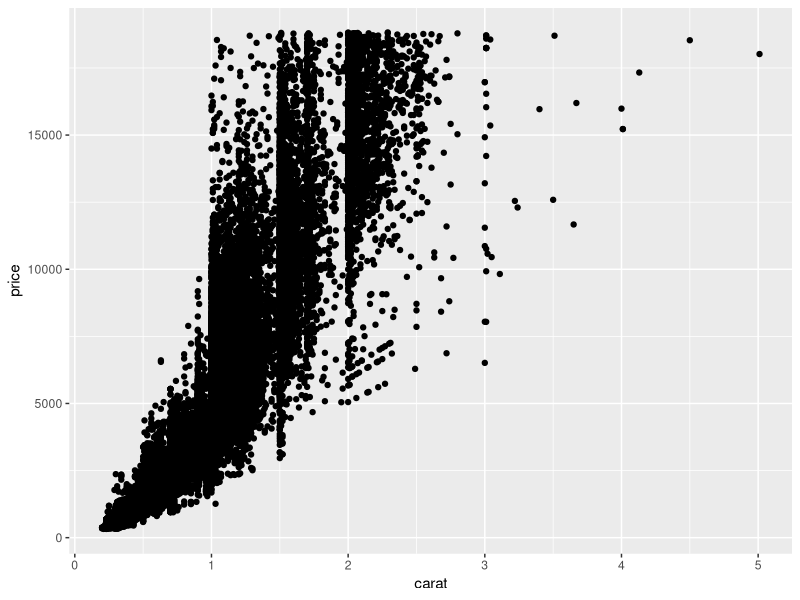
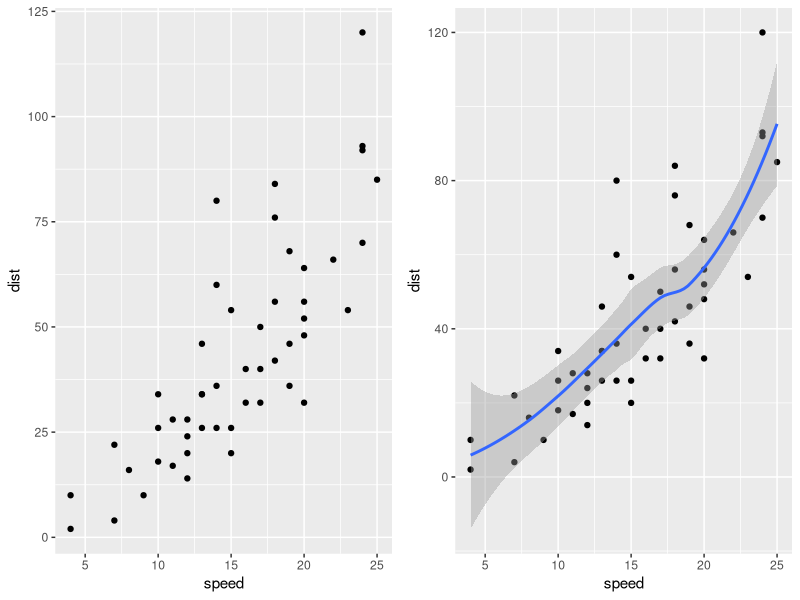
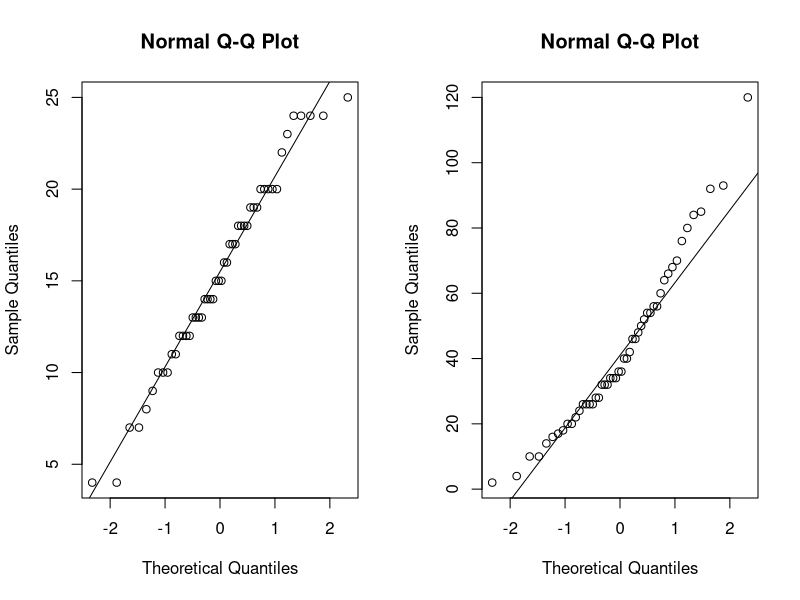
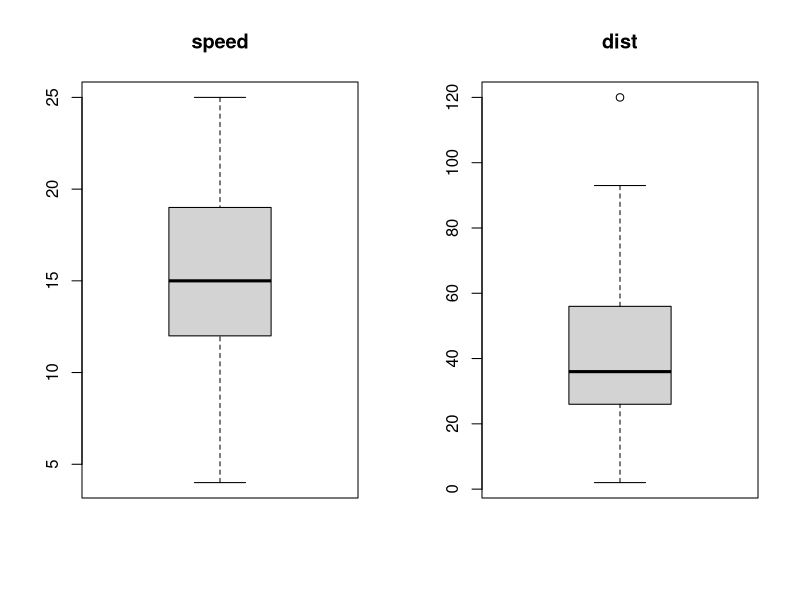
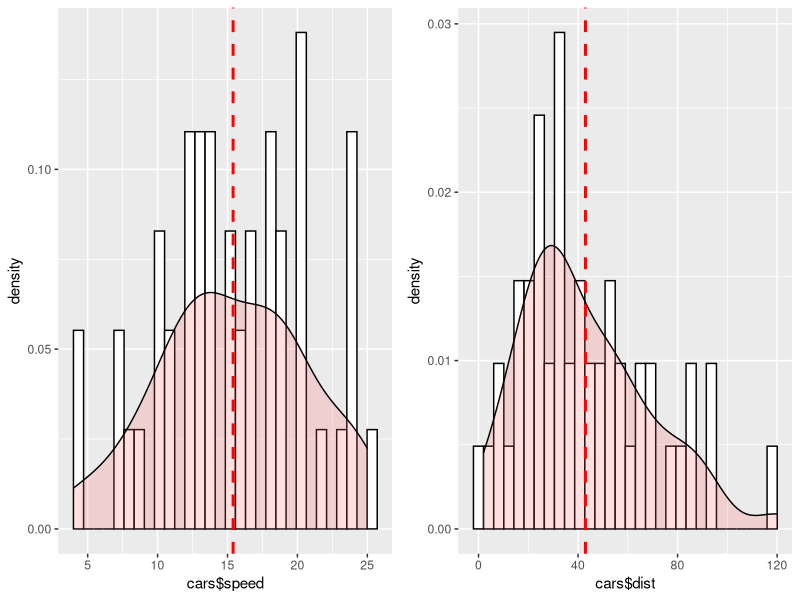
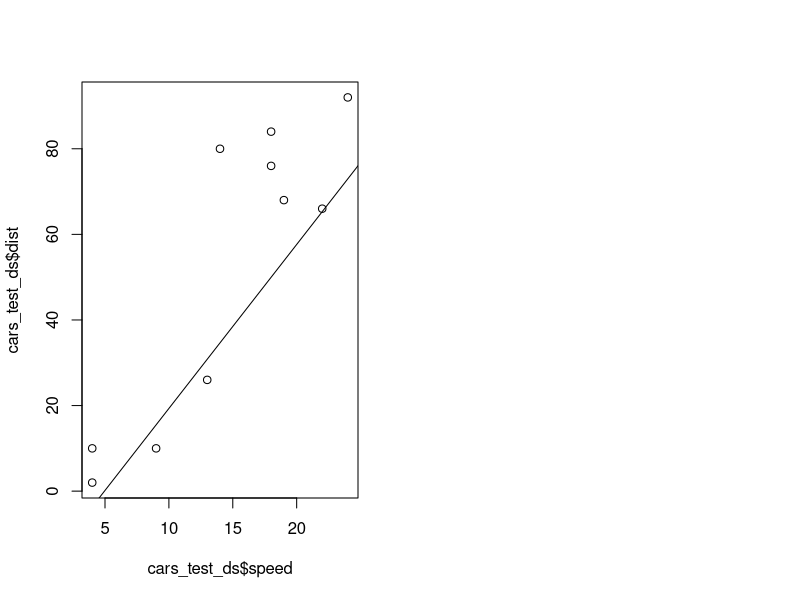
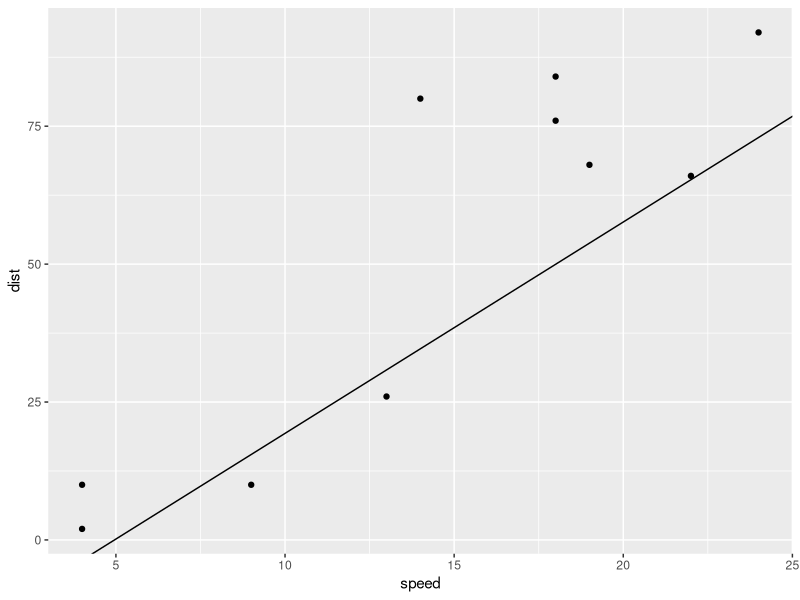

These figures' R source, in order:
## ---- chunk 1
knitr::opts_chunk$set(echo = TRUE)
## ---- chunk 2
#install.packages("tidyverse")
#install.packages("gridExtra")
library(tidyverse)
library(gridExtra)
## ---- chunk 3
diamonds

ggplot(diamonds, aes(x=carat, y=price)) +
  geom_point()

## ---- chunk 4
head(cars)
str(cars)


p1 <- ggplot(cars, aes(x=speed, y=dist)) +
  geom_point()

p2 <- ggplot(cars, aes(x=speed, y=dist)) +
  geom_point() +
  geom_smooth()

grid.arrange(p1, p2, ncol=2)


#normality check
par(mfrow=c(1,2))
qqnorm(cars$speed)
qqline(cars$speed)
qqnorm(cars$dist)
qqline(cars$dist)

#outliers
par(mfrow=c(1,2))
boxplot(cars$speed, main="speed")
boxplot(cars$dist, main="dist")


#check normal distribution
p1 <- ggplot(data = NULL, aes(x = cars$speed)) +
        geom_histogram(aes(y = ..density..), colour="black", fill="white") +
        geom_density(alpha=.2, fill="#FF6666") +
        geom_vline(aes(xintercept=mean(cars$speed, na.rm = T)), color="red", linetype="dashed", size=1)

p2 <- ggplot(data = NULL, aes(x = cars$dist)) +
        geom_histogram(aes(y = ..density..), colour="black", fill="white") +
        geom_density(alpha=.2, fill="#FF6666") +
        geom_vline(aes(xintercept=mean(cars$dist, na.rm = T)), color="red", linetype="dashed", size=1)

grid.arrange(p1, p2, ncol=2)

#correlation
cor(cars$speed, cars$dist)

#Simple linear model
#response~independent
model_simplelm <- lm(dist~speed, data = cars)
summary(model_simplelm)

## ---- chunk 5
set.seed(123)
#split training and sample data
cars_training_index <- sample(1:nrow(cars), 0.8*nrow(cars))
cars_training_ds <- cars[cars_training_index,]
cars_test_ds <- cars[-cars_training_index,]

#buil model based on training data
cars_training_lm <- lm(dist~speed, data = cars_training_ds)
#test data prediction
cars_test_ds_dist_prediction <- predict(cars_training_lm, cars_test_ds)

#new data frame to display result
cars_ext <- data.frame(Existing_Distance = cars_test_ds$dist, Prediction_Distance = cars_test_ds_dist_prediction)
cars_ext


plot(cars_test_ds$speed, cars_test_ds$dist)
abline(cars_training_lm)

cars_training_lm$coefficients
cars_training_lm$coefficients[1] #intercept
cars_training_lm$coefficients[2] #slope

ggplot(cars_test_ds, aes(x = speed, y = dist)) +
  geom_point() +
  geom_abline(intercept = cars_training_lm$coefficients[1], slope = cars_training_lm$coefficients[2])
